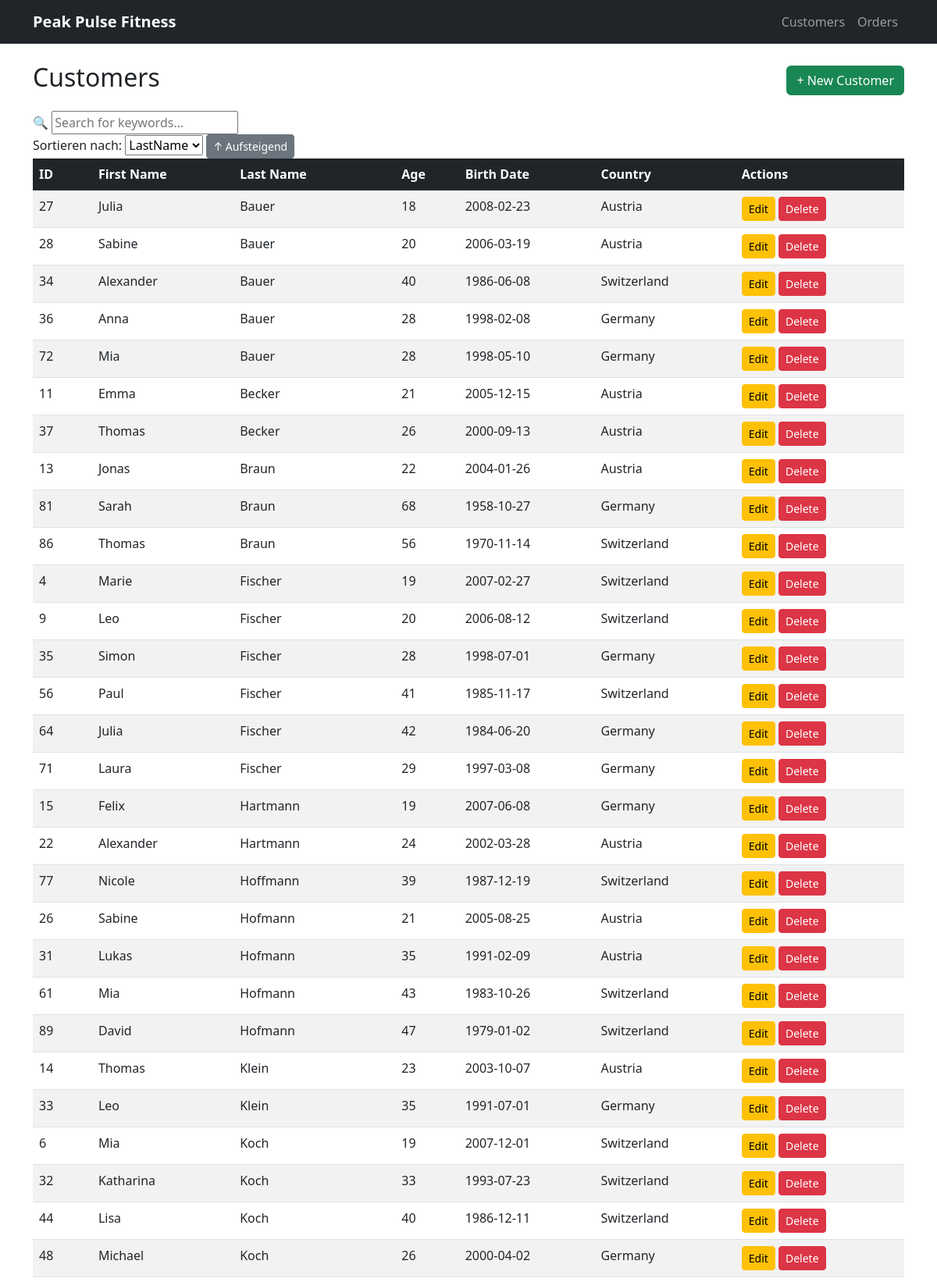
Page /customers (upper part) on the committed database.
### models.py (models this page shows)
class Customer(db.Model):
    __tablename__ = 'Customer_data'
    CustomerID = db.Column(db.Integer, primary_key=True)
    FirstName  = db.Column(db.String, nullable=False)
    LastName   = db.Column(db.String, nullable=False)
    Age        = db.Column(db.Integer, nullable=False)
    BirthDate  = db.Column(db.String, nullable=False)
    Country    = db.Column(db.String, nullable=False)
    orders = db.relationship('Order', back_populates='customer')

### routes.py (the view, shortened to what this page needs)
@app.route('/customers')
def customer_list():
    SORT_COLUMNS = {
        'id':         Customer.CustomerID,
        'first_name': Customer.FirstName,
        'last_name':  Customer.LastName,
        'age':        Customer.Age,
        'country':    Customer.Country,
    }
    VALID_DIRECTIONS = {'asc', 'desc'}
    sort_by  = request.args.get('sort', 'last_name')
    sort_dir = request.args.get('dir',  'asc')
    search = request.args.get('search', '').strip()
    if sort_by  not in SORT_COLUMNS:     sort_by  = 'last_name'
    if sort_dir not in VALID_DIRECTIONS: sort_dir = 'asc'
    column     = SORT_COLUMNS[sort_by]
    order_expr = column.asc() if sort_dir == 'asc' else column.desc()
    query   = Customer.query
    customers = query.order_by(order_expr).all()
    delete_form = DeleteForm()
    return render_template(
        'customers/list.html',
        customers=customers,
        delete_form=delete_form,
        sort_by=sort_by,
        sort_dir=sort_dir,
        search=search,
    )

### routes.py
class DeleteForm(FlaskForm):
    submit = SubmitField('Delete')

### templates/customers/list.html (shortened to what this page needs)
{% extends 'base.html' %}
{% block content %}
<div class="d-flex justify-content-between align-items-center mb-3">
    <h2>Customers</h2>
    <a href="{{ url_for('customer_create') }}" class="btn btn-success">+ New Customer</a>
</div>
<form method="GET" action="{{ url_for('customer_list') }}" class="search-sort-controls">
  <div class="search-bar">
    <span class="search-icon">🔍</span>
    <input
      type="text"
      name="search"
      value="{{ search }}"
      placeholder="Search for keywords..."
      autocomplete="off"
    >
  </div>
<form method="GET" action="{{ url_for('customer_list') }}" class="sort-controls">
  <label for="sort-select">Sortieren nach:</label>
  <select id="sort-select" name="sort" onchange="this.form.submit()">
    <option value="last_name"   {% if sort_by == 'last_name'    %}selected{% endif %}>LastName</option>
  </select>
  <button type="submit" class="btn btn-secondary btn-sm" title="Richtung wechseln">
    {% if sort_dir == 'asc' %} ↑ Aufsteigend {% else %} ↓ Absteigend {% endif %}
  </button>
</form>
<table class="table table-striped table-hover">
    <thead class="table-dark">
        <tr>
            <th>ID</th>
            <th>First Name</th>
            <th>Last Name</th>
            <th>Age</th>
            <th>Birth Date</th>
            <th>Country</th>
            <th>Actions</th>
        </tr>
    </thead>
    <tbody>
        {% for c in customers %}
        <tr>
            <td>{{ c.CustomerID }}</td>
            <td>{{ c.FirstName }}</td>
            <td>{{ c.LastName }}</td>
            <td>{{ c.Age }}</td>
            <td>{{ c.BirthDate }}</td>
            <td>{{ c.Country }}</td>
            <td>
                <a href="{{ url_for('customer_edit', customer_id=c.CustomerID) }}"
                   class="btn btn-sm btn-warning">Edit</a>
                <form action="{{ url_for('customer_delete', customer_id=c.CustomerID) }}"
                      method="post" class="d-inline"
                      onsubmit="return confirm('Delete {{ c.FirstName }} {{ c.LastName }}?')">
                    <button type="submit" class="btn btn-sm btn-danger">Delete</button>
                </form>
            </td>
        </tr>
        {% else %}
        <tr>
            <td colspan="7" class="text-center text-muted">No customers found.</td>
        </tr>
        {% endfor %}
    </tbody>
</table>
{% endblock %}

### templates/base.html (shortened to what this page needs)
<!DOCTYPE html>
<html lang="en">
<head>
    <link href="https://cdn.jsdelivr.net/npm/bootstrap@5.3.0/dist/css/bootstrap.min.css" rel="stylesheet">
</head>
<body>
<nav class="navbar navbar-expand-lg navbar-dark bg-dark mb-4">
    <div class="container">
        <a class="navbar-brand fw-bold" href="{{ url_for('home') }}">Peak Pulse Fitness</a>
        <div class="navbar-nav">
            <a class="nav-link" href="{{ url_for('customer_list') }}">Customers</a>
            <a class="nav-link" href="{{ url_for('order_list') }}">Orders</a>
        </div>
    </div>
</nav>
<div class="container">
    {% block content %}{% endblock %}
</div>
</body>
</html>

### rows in the picture
Customer: CustomerID "27", FirstName "Julia", LastName "Bauer", Age "18", BirthDate "2008-02-23", Country "Austria"
Customer: CustomerID "28", FirstName "Sabine", LastName "Bauer", Age "20", BirthDate "2006-03-19", Country "Austria"
Customer: CustomerID "34", FirstName "Alexander", LastName "Bauer", Age "40", BirthDate "1986-06-08", Country "Switzerland"
Customer: CustomerID "36", FirstName "Anna", LastName "Bauer", Age "28", BirthDate "1998-02-08", Country "Germany"
Customer: CustomerID "72", FirstName "Mia", LastName "Bauer", Age "28", BirthDate "1998-05-10", Country "Germany"
Customer: CustomerID "11", FirstName "Emma", LastName "Becker", Age "21", BirthDate "2005-12-15", Country "Austria"
Customer: CustomerID "37", FirstName "Thomas", LastName "Becker", Age "26", BirthDate "2000-09-13", Country "Austria"
Customer: CustomerID "13", FirstName "Jonas", LastName "Braun", Age "22", BirthDate "2004-01-26", Country "Austria"
Customer: CustomerID "81", FirstName "Sarah", LastName "Braun", Age "68", BirthDate "1958-10-27", Country "Germany"
Customer: CustomerID "86", FirstName "Thomas", LastName "Braun", Age "56", BirthDate "1970-11-14", Country "Switzerland"
Customer: CustomerID "4", FirstName "Marie", LastName "Fischer", Age "19", BirthDate "2007-02-27", Country "Switzerland"
Customer: CustomerID "9", FirstName "Leo", LastName "Fischer", Age "20", BirthDate "2006-08-12", Country "Switzerland"
Customer: CustomerID "35", FirstName "Simon", LastName "Fischer", Age "28", BirthDate "1998-07-01", Country "Germany"
Customer: CustomerID "56", FirstName "Paul", LastName "Fischer", Age "41", BirthDate "1985-11-17", Country "Switzerland"
Customer: CustomerID "64", FirstName "Julia", LastName "Fischer", Age "42", BirthDate "1984-06-20", Country "Germany"
Customer: CustomerID "71", FirstName "Laura", LastName "Fischer", Age "29", BirthDate "1997-03-08", Country "Germany"
Customer: CustomerID "15", FirstName "Felix", LastName "Hartmann", Age "19", BirthDate "2007-06-08", Country "Germany"
Customer: CustomerID "22", FirstName "Alexander", LastName "Hartmann", Age "24", BirthDate "2002-03-28", Country "Austria"
Customer: CustomerID "77", FirstName "Nicole", LastName "Hoffmann", Age "39", BirthDate "1987-12-19", Country "Switzerland"
Customer: CustomerID "26", FirstName "Sabine", LastName "Hofmann", Age "21", BirthDate "2005-08-25", Country "Austria"
Customer: CustomerID "31", FirstName "Lukas", LastName "Hofmann", Age "35", BirthDate "1991-02-09", Country "Austria"
Customer: CustomerID "61", FirstName "Mia", LastName "Hofmann", Age "43", BirthDate "1983-10-26", Country "Switzerland"
Customer: CustomerID "89", FirstName "David", LastName "Hofmann", Age "47", BirthDate "1979-01-02", Country "Switzerland"
Customer: CustomerID "14", FirstName "Thomas", LastName "Klein", Age "23", BirthDate "2003-10-07", Country "Austria"
Customer: CustomerID "33", FirstName "Leo", LastName "Klein", Age "35", BirthDate "1991-07-01", Country "Germany"
Customer: CustomerID "6", FirstName "Mia", LastName "Koch", Age "19", BirthDate "2007-12-01", Country "Switzerland"
Customer: CustomerID "32", FirstName "Katharina", LastName "Koch", Age "33", BirthDate "1993-07-23", Country "Switzerland"
Customer: CustomerID "44", FirstName "Lisa", LastName "Koch", Age "40", BirthDate "1986-12-11", Country "Switzerland"
Customer: CustomerID "48", FirstName "Michael", LastName "Koch", Age "26", BirthDate "2000-04-02", Country "Germany"
